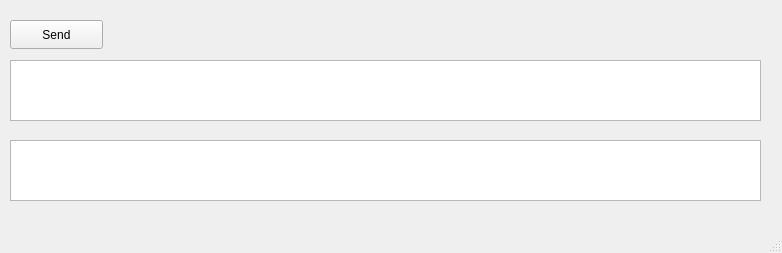
<?xml version="1.0" encoding="UTF-8"?>
<ui version="4.0">
 <class>MainWindow</class>
 <widget class="QMainWindow" name="MainWindow">
  <property name="geometry">
   <rect>
    <x>0</x>
    <y>0</y>
    <width>782</width>
    <height>253</height>
   </rect>
  </property>
  <property name="windowTitle">
   <string>MainWindow</string>
  </property>
  <widget class="QWidget" name="centralwidget">
   <widget class="QTextBrowser" name="textBrowser">
    <property name="geometry">
     <rect>
      <x>10</x>
      <y>140</y>
      <width>751</width>
      <height>61</height>
     </rect>
    </property>
   </widget>
   <widget class="QTextBrowser" name="textBrowser_RX">
    <property name="geometry">
     <rect>
      <x>10</x>
      <y>60</y>
      <width>751</width>
      <height>61</height>
     </rect>
    </property>
   </widget>
   <widget class="QPushButton" name="pushButton">
    <property name="geometry">
     <rect>
      <x>10</x>
      <y>20</y>
      <width>93</width>
      <height>29</height>
     </rect>
    </property>
    <property name="text">
     <string>Send</string>
    </property>
   </widget>
  </widget>
  <widget class="QMenuBar" name="menubar">
   <property name="geometry">
    <rect>
     <x>0</x>
     <y>0</y>
     <width>782</width>
     <height>26</height>
    </rect>
   </property>
  </widget>
  <widget class="QStatusBar" name="statusbar"/>
 </widget>
 <resources/>
 <connections/>
</ui>
